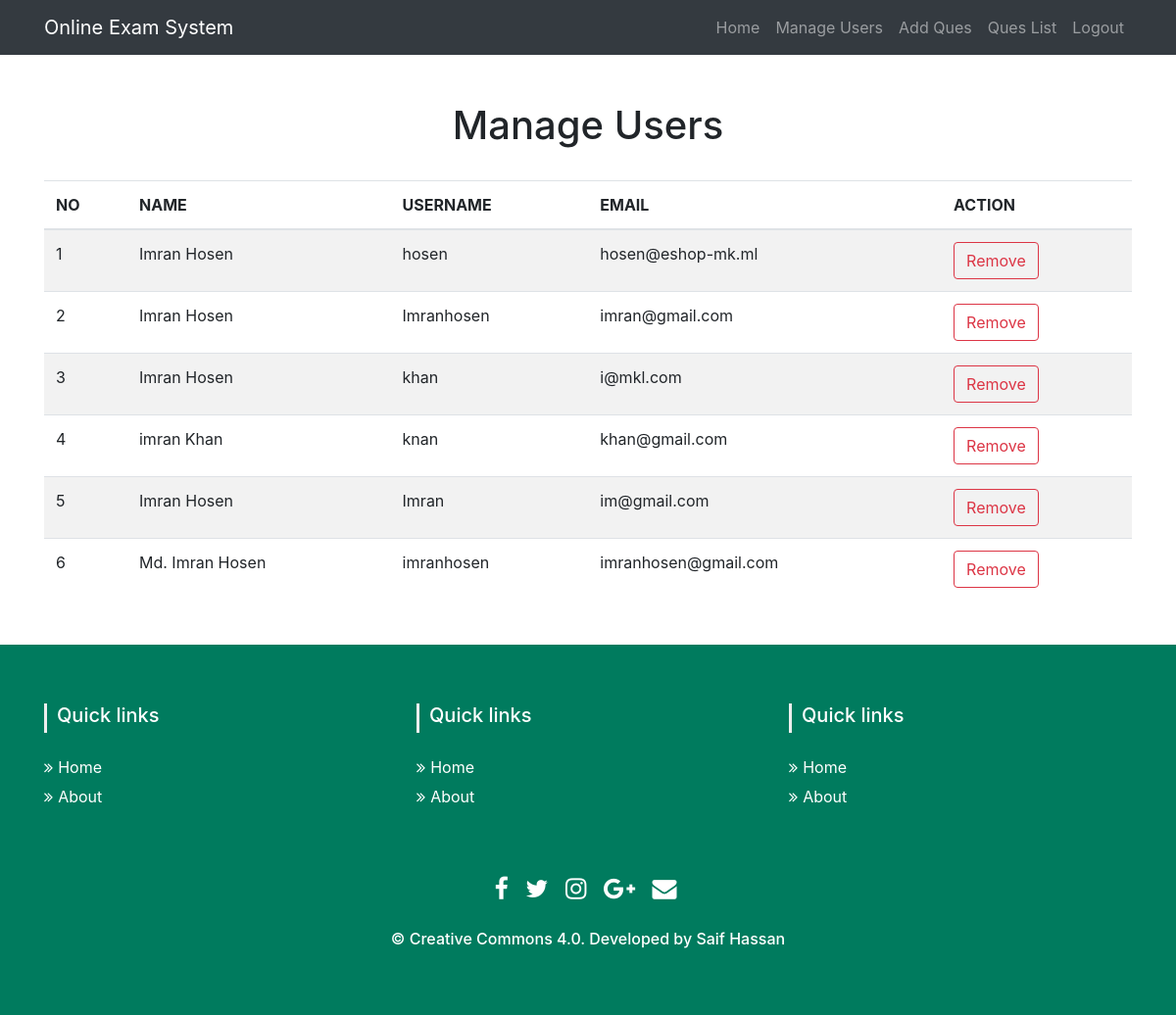
The app's page /admin/users.php (signed in) with its own data.
### tables this page shows
CREATE TABLE IF NOT EXISTS `tbl_user` (
  `userId` int(11) NOT NULL AUTO_INCREMENT,
  `name` varchar(50) NOT NULL,
  `userName` varchar(32) NOT NULL,
  `password` varchar(100) NOT NULL,
  `email` varchar(32) NOT NULL,
  `status` int(11) NOT NULL DEFAULT '0',
  PRIMARY KEY (`userId`)
);

### lib/Database.php (called while the page is built, shortened)
<?php
Class Database{
	public $host   = DB_HOST;
	public $user   = DB_USER;
	public $pass   = DB_PASS;
	public $dbname = DB_NAME;
	public $link;
	private function connectDB(){
	$this->link = new mysqli($this->host, $this->user, $this->pass, $this->dbname);
 }
	public function select($query){
		$result = $this->link->query($query) or die($this->link->error.__LINE__);
		if($result->num_rows > 0){
			return $result;
		} else {
			return false;
		}
	}
}

### classes/User.php (called while the page is built, shortened)
<?php
$filepath = realpath(dirname(__FILE__));
include_once ($filepath.'/../lib/Database.php');
class User{
	private $db;
	public function __construct(){
		$this->db = new Database();
	}
      public function getUserData(){
        $query  = "SELECT * FROM tbl_user ORDER BY userId DESC";
        $result = $this->db->select($query);
        return $result;
      }
 }

### admin/users.php (the view, shortened to what this page needs)
<?php
    $filepath = realpath(dirname(__FILE__));
	include_once ($filepath.'/inc/header.php');
	include_once ($filepath.'/../classes/User.php');
	$user = new User();
?>
    <div class="container">
        <div class="row">
            <div class="col-lg-12 text-center">
                <h1 class="mt-5">Manage Users</h1>
                <br/>
            </div>
            <div class="col-lg-12">
                <table class="table table-striped"">
                    <thead>
                    <tr>
                        <th>NO</th>
                        <th>NAME</th>
                        <th>USERNAME</th>
                        <th>EMAIL</th>
                        <th>ACTION</th>
                    </tr>
                    </thead>
                <tbody>
                    <?php
                    $userData = $user->getUserData();
                    if ($userData) {
                        $i = 0;
                        while ($result = $userData->fetch_assoc()) {
                            $i++;
                            ?>
                            <tr>
                                <td><?php
                                    if ($result['status'] == '1') {
                                        echo "<span class='error'>".$i."</span>";
                                    }else{
                                        echo $i;
                                    }
                                    ?></td>
                                <td><?php echo $result['name']; ?></td>
                                <td><?php echo $result['userName']; ?></td>
                                <td><?php echo $result['email']; ?></td>
                                <td>
                                    <a class="btn btn-outline-danger" onclick="return confirm('Are you sure to Delete.')" href="?del=<?php echo $result['userId']; ?>">Remove</a>
                                </td>
                            </tr>
                        <?php } } ?>
                </table>
            </div>
        </div>
    </div>
<?php include '../inc/footer.php'; ?>

### records on screen
tbl_user: name "Imran Hosen", userName "hosen", email "hosen@eshop-mk.ml"
tbl_user: name "Imran Hosen", userName "Imranhosen", email "imran@gmail.com"
tbl_user: name "Imran Hosen", userName "khan", email "i@mkl.com"
tbl_user: name "imran Khan", userName "knan", email "khan@gmail.com"
tbl_user: name "Imran Hosen", userName "Imran", email "im@gmail.com"
tbl_user: name "Md. Imran Hosen", userName "imranhosen", email "imranhosen@gmail.com"
